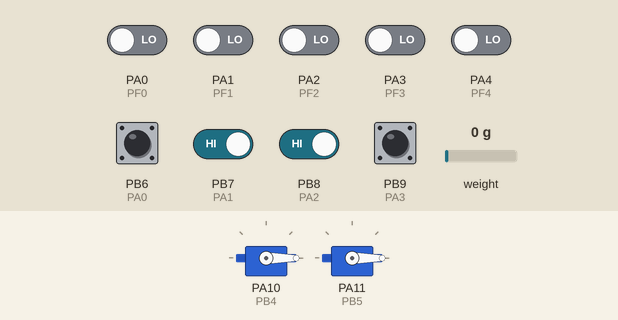
This sketch was run on a simulated STM32 Blue Pill. On the bench: 2 × servo. The test bench sets the inputs (shaded band); at power-on: PB6 (PA0), PB7 (PA1), PB8 (PA2), PB9 (PA3) HIGH, PA0 (PF0), PA1 (PF1), PA2 (PF2), PA3 (PF3), PA4 (PF4) LOW, weight on the scale 0 g.

Above: at 1.2 s.
1.3 s: PA1 (PF1) driven HIGH
At 2.4 s:
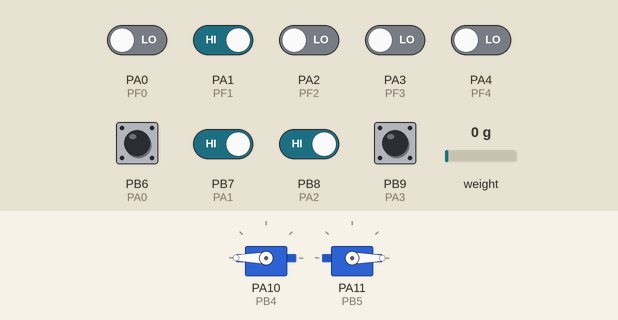
2.8 s: PA1 (PF1) driven LOW
At 3.5 s:
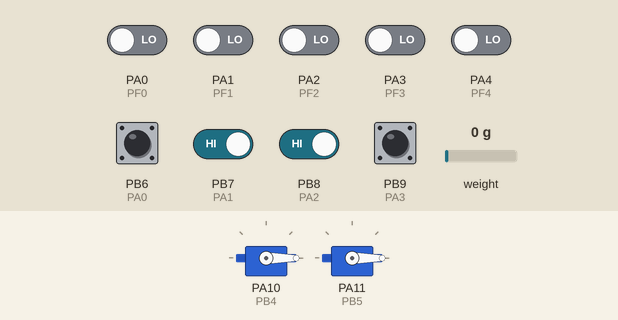
4.3 s: PB7 (PA1) driven LOW
At 7.0 s:
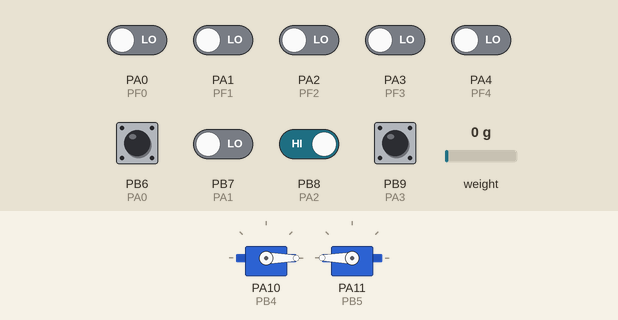
7.3 s: PB8 (PA2) driven LOW
At 8.3 s:
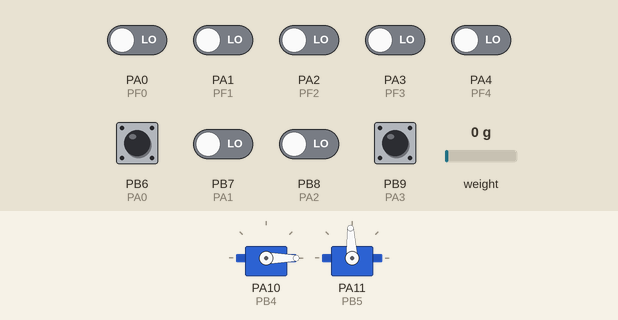
10.3 s: weight on the scale set to 2359 g
11.8 s: weight on the scale set to 2493 g
At 13.6 s:
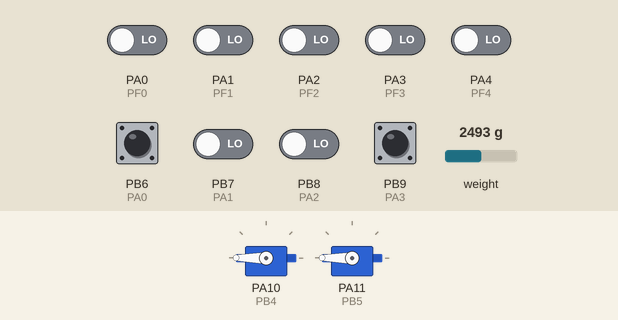
Timing chart, 0 to 14.8 s (numbered marks = the images above; inputs shaded):
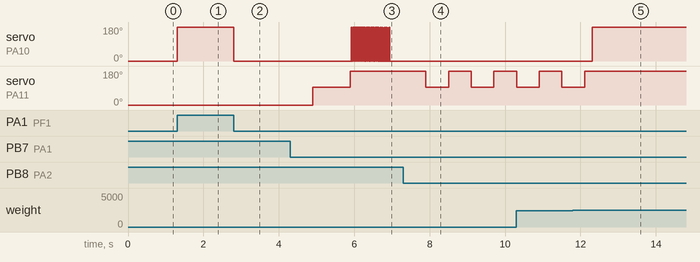

The sketch:

elevator_embedded.ino
```cpp
#include "HX711.h"
#include <Servo.h>

#define PF0 A0 //button
#define PF1 A1
#define PF2 A2
#define PF3 A3
#define PF4 A4
#define PA0 22
#define PA1 23
#define PA2 24
#define PA3 25

#define PC0 37 //7seg
#define PC1 36

#define PC2 35 //LED
#define PC3 34

#define PB4 10 //servo
#define PB5 11

#define DOUT  53 //loadcell
#define CLK  52
HX711 scale;

Servo myservo1;
Servo myservo2;

int e0,e1,e2,e3,e4,f0,f1,f2,f3;
int pos = 0;
int X ;
int veil=0,polar=0,ris,fa=2,fb;
int jik=1;

void setup()
{
Serial.begin(9600);

pinMode(INPUT,PF0 );
pinMode(INPUT,PF1);
pinMode(INPUT,PF2);
pinMode(INPUT,PF3);
pinMode(INPUT,PF4);

pinMode(INPUT,PA0);
pinMode(INPUT,PA1);
pinMode(INPUT,PA2);
pinMode(INPUT,PA3);


 scale.begin(DOUT, CLK);

  myservo1.attach(PB4);
  myservo2.attach(PB5);

pinMode(OUTPUT,PC0);
pinMode(OUTPUT,PC1);
pinMode(OUTPUT,PC2);
pinMode(OUTPUT,PC3);

}

void loop()
{
 VALUE();

while (jik != 0){
servofloor1();
servoClose();
jik=0;
}

button_floor();
requsetfloor();
compare_floor();
button_door();
compare_door();

}

void  VALUE(){
e0= digitalRead(PF0 ); //open
e1= digitalRead(PF1 ); // close
e2= digitalRead(PF2 ); //floor1
e3= digitalRead(PF3 ); //floor 2
e4= digitalRead(PF4 ); //floor 3

f0= digitalRead(PA0 ); //request up floor 1
f1= digitalRead(PA1); //request down floor 3
f2= digitalRead(PA2);//request up floor 2
f3= digitalRead(PA3); //request down floor 2

}
 /*-----------------------------------Press------------------------------------*/

 void button_door(){
 if (e0 == 0 && e1 == 1 ) //button open
    {	veil=1;
    }
 else if (e0 == 1 && e1 == 1) //button open
    {	veil=2;
    }
   else if (e0 == 1 && e1== 0 ) //button close
   {
   veil=3;
    }
  }

void button_floor(){
   if(e2==0 && e3 == 1 && e4==1 ){
   polar=1;
   }
   if(e2==1 && e3 == 0 && e4==1){
    polar=2;
   }
    if(e2==1 && e3 == 1 && e4==0){
    polar=3;
   }
   if(e2==1 && e3 == 1 && e4==1){
   polar=0;
   int ris=0;
   }
}

void requestfloor(){
      if(f0==0){
      fb=1;
   Serial.println("floor 1 req up");
   }
      if(f1==0){
      fb=2;
   Serial.println("floor 3 req down ");
   }
      if(f2==0){
      fb=3;
   Serial.println("floor 2 req up");
   }
      if(f3==0){
      fb=4;
   Serial.println("floor 2 req down");
   }
  }
/*-----------------------------------servo------------------------------------*/
void servoOpen(){
      digitalWrite(PC2,HIGH);
      pos = 180;
      myservo1.write(pos);
   }
void servoClose(){
   digitalWrite(PC2,LOW);
   pos = -180;
   myservo1.write(pos);
   }

   //****//

void servofloor1(){
      fa=1;
      pos = -180;
      myservo2.write(pos);
       sevensegment(fa);
   }
  void servofloor2(){
      fa=2;
      pos = 93;
      myservo2.write(pos);
       sevensegment(fa);
   }
void servofloor3(){
      fa=3;
      pos = 180;
      myservo2.write(pos);
      sevensegment(fa);
   }
 /*-----------------------------------Weight------------------------------------*/
void weight(){
   long reading = scale.read();
   X = reading/10000;
   while(X>100){
	 long reading = scale.read();
	 X = reading/10000;
	  servoOpen();
	  digitalWrite(PC3,HIGH);
	 delay(500);
      }
      {
	 digitalWrite(PC3,LOW);
	 servoClose();
	 delay(500);
	 }
}
  /*-----------------------------------7seg Display------------------------------------*/

 void sevensegment(int num){
  if (num== 1){
 digitalWrite(PC0,HIGH);
 digitalWrite(PC1,LOW);

 }
  else if (num== 2){
 digitalWrite(PC0,LOW );
 digitalWrite(PC1,HIGH);

 }
  else if (num== 3){
 digitalWrite(PC0,HIGH);
 digitalWrite(PC1,HIGH);

 }
}

  /*-----------------------------------Compared------------------------------------*/
   int timer;

void compare_door(){
      if(veil==1){
	 servoOpen();
	 timer=1;
      }
      if(e0 ==1&& e1==0){
	 servoClose();
      }
      if (timer==1){
	 for(timer;timer<=5000;timer){
	    VALUE();
	    if(e1==0){
	       veil=0;
	       break;
	    }
	    delay(1);
	    timer=timer+1;
	 }
	 servoClose();
      }
 }

 //*****************************//

 void  compare_floor(){
       if (polar == 1 ){
	 if(fa==2){
	 floor2to1();
	 }

	 if(fa==3){
	 floor3to1();
	 }
	}

	 //**//

	if (polar == 2 ){
	 if(fa==1){
	 floor1to2();
	 }
	 if(fa==3){
	 floor3to2();
	 }
	}
	if (polar == 3 ){
	 if(fa==1){
	    floor1to3();
	 }
	 if(fa==2){
	    floor2to3();
	 }
	}
}

void requsetfloor(){
   if(f0==0){
      if(fa==1){
	 veil=1;
	 compare_door();
      }
       if(fa==2){
	 floor2to1();
       }
       if(fa==3){
       floor3to1();
       }
   }

   if(f1==0){
      if(fa==1){
	     floor1to3();
	 }
	  if(fa==2){
	     floor2to3();
	  }
	  if(fa==3){
	     veil=1;
	    compare_door();
	  }
   }

   if(f2==0 || f3==0){
      if(fa==1){
	 floor1to2();
	 }
	  if(fa==2){
	     veil=1;
	    compare_door();
	  }
	  if(fa==3){
	    floor3to2();
	  }
   }
}


 /*-----------------------------------FLOOR MOVE-----------------------------------*/
 void floor2to1(){
   weight();
   servofloor1();
   veil=1;
   compare_door();
 }
 void floor2to3(){
   weight();
   servofloor3();
   veil=1;
   compare_door();
 }

 void floor3to2(){
   weight();
   servofloor2();
   veil=1;
   compare_door();;
 }
 void floor1to2(){
   weight();
   servofloor2();
   veil=1;
   compare_door();
 }

 //**//

 void floor1to3(){
   weight();
   servofloor2();
   delay(1000);
   if(f2==0){
       veil=1;
      compare_door();
       }
   servofloor3();
   veil=1;
   compare_door();
 }

  void floor3to1(){
  weight();
   servofloor2();
   if(f3==0){
      veil=1;
      compare_door();
      }
   delay(1000);
   servofloor1();
   veil=1;
   compare_door();
 }

  /*-----------------------------------XXXX----------------------------------*/
```

Measured:
- the behaviour switches between 2404 and 2405 g on weight on the scale (found by bisection; images 4 and 5)
- after the input at 1.3 s, servo on PA10 (PB4): 0° → 180° at once
- after the input at 2.8 s, servo on PA10 (PB4): 180° → 0° at once
- after the input at 4.3 s, servo on PA10 (PB4): alternates 180° for 0.02 s and 0° for 0.02 s, 52 changes in all, then stays 0°, starting after 1.6 s; servo on PA11 (PB5): 0° → 93° after 0.60 s, → 180° 1.0 s later
- after the input at 7.3 s, servo on PA11 (PB5): alternates 180° for 0.60 s and 93° for 0.60 s, starting after 0.60 s
- after the input at 11.8 s, servo on PA10 (PB4): 0° → 180° after 0.51 s; servo on PA11 (PB5): goes on until 12.1 s, then stays 180°
